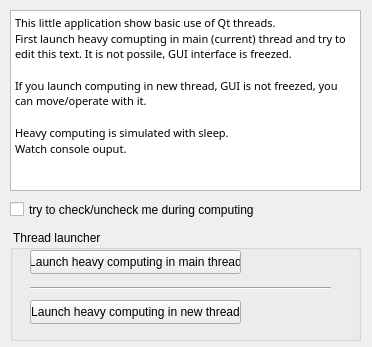
<ui version="4.0" >
 <class>myQtAppDLG</class>
 <widget class="QWidget" name="myQtAppDLG" >
  <property name="geometry" >
   <rect>
    <x>0</x>
    <y>0</y>
    <width>372</width>
    <height>347</height>
   </rect>
  </property>
  <property name="windowTitle" >
   <string>My first Qt GUI App with threads</string>
  </property>
  <widget class="QGroupBox" name="groupBox" >
   <property name="geometry" >
    <rect>
     <x>10</x>
     <y>230</y>
     <width>351</width>
     <height>111</height>
    </rect>
   </property>
   <property name="title" >
    <string> Thread launcher</string>
   </property>
   <widget class="QPushButton" name="pushButton_lmain" >
    <property name="geometry" >
     <rect>
      <x>20</x>
      <y>20</y>
      <width>211</width>
      <height>24</height>
     </rect>
    </property>
    <property name="text" >
     <string>Launch heavy computing in main thread</string>
    </property>
   </widget>
   <widget class="Line" name="line" >
    <property name="geometry" >
     <rect>
      <x>20</x>
      <y>50</y>
      <width>301</width>
      <height>16</height>
     </rect>
    </property>
    <property name="orientation" >
     <enum>Qt::Horizontal</enum>
    </property>
   </widget>
   <widget class="QPushButton" name="pushButton_lnew" >
    <property name="geometry" >
     <rect>
      <x>20</x>
      <y>70</y>
      <width>211</width>
      <height>24</height>
     </rect>
    </property>
    <property name="text" >
     <string>Launch heavy computing in new thread</string>
    </property>
   </widget>
  </widget>
  <widget class="QCheckBox" name="checkBox" >
   <property name="geometry" >
    <rect>
     <x>10</x>
     <y>200</y>
     <width>351</width>
     <height>19</height>
    </rect>
   </property>
   <property name="text" >
    <string>try to check/uncheck me during computing</string>
   </property>
  </widget>
  <widget class="QTextEdit" name="textEdit" >
   <property name="geometry" >
    <rect>
     <x>10</x>
     <y>10</y>
     <width>351</width>
     <height>181</height>
    </rect>
   </property>
   <property name="html" >
    <string>&lt;html>&lt;head>&lt;meta name="qrichtext" content="1" />&lt;style type="text/css">
p, li { white-space: pre-wrap; }
&lt;/style>&lt;/head>&lt;body style=" font-family:MS Shell Dlg 2; font-size:8.25pt; font-weight:400; font-style:normal; text-decoration:none;">
&lt;p style=" margin-top:0px; margin-bottom:0px; margin-left:0px; margin-right:0px; -qt-block-indent:0; text-indent:0px; font-family:MS; font-size:8pt;">This little application show basic use of Qt threads.&lt;/p>
&lt;p style=" margin-top:0px; margin-bottom:0px; margin-left:0px; margin-right:0px; -qt-block-indent:0; text-indent:0px; font-family:MS; font-size:8pt;">First launch heavy comupting in main (current) thread and try to edit this text. It is not possile, GUI interface is freezed.&lt;/p>
&lt;p style="-qt-paragraph-type:empty; margin-top:0px; margin-bottom:0px; margin-left:0px; margin-right:0px; -qt-block-indent:0; text-indent:0px; font-family:MS; font-size:8pt;">&lt;/p>
&lt;p style=" margin-top:0px; margin-bottom:0px; margin-left:0px; margin-right:0px; -qt-block-indent:0; text-indent:0px; font-family:MS; font-size:8pt;">If you launch computing in new thread, GUI is not freezed, you can move/operate with it. &lt;/p>
&lt;p style="-qt-paragraph-type:empty; margin-top:0px; margin-bottom:0px; margin-left:0px; margin-right:0px; -qt-block-indent:0; text-indent:0px; font-family:MS; font-size:8pt;">&lt;/p>
&lt;p style=" margin-top:0px; margin-bottom:0px; margin-left:0px; margin-right:0px; -qt-block-indent:0; text-indent:0px; font-family:MS; font-size:8pt;">Heavy computing is simulated with sleep.&lt;/p>
&lt;p style=" margin-top:0px; margin-bottom:0px; margin-left:0px; margin-right:0px; -qt-block-indent:0; text-indent:0px; font-family:MS; font-size:8pt;">Watch console ouput.&lt;/p>
&lt;p style="-qt-paragraph-type:empty; margin-top:0px; margin-bottom:0px; margin-left:0px; margin-right:0px; -qt-block-indent:0; text-indent:0px; font-family:MS; font-size:8pt;">&lt;/p>&lt;/body>&lt;/html></string>
   </property>
  </widget>
 </widget>
 <resources/>
 <connections/>
</ui>
